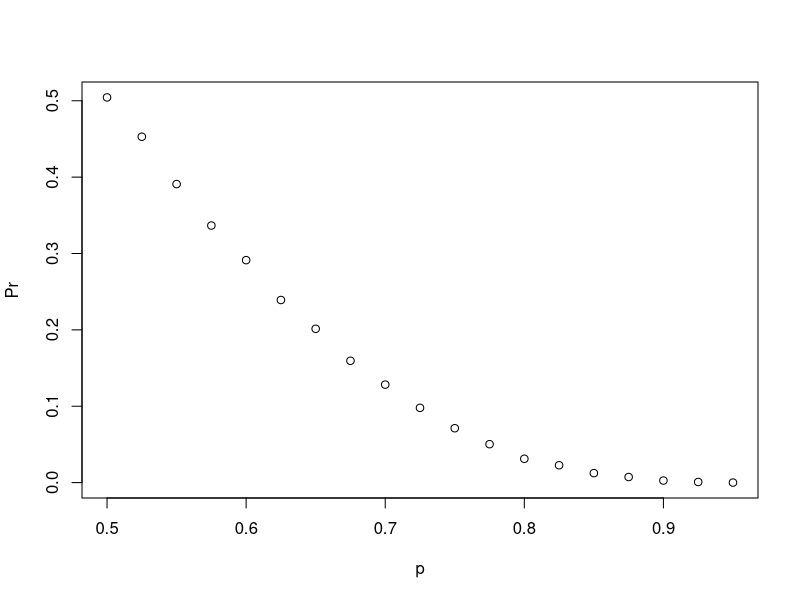
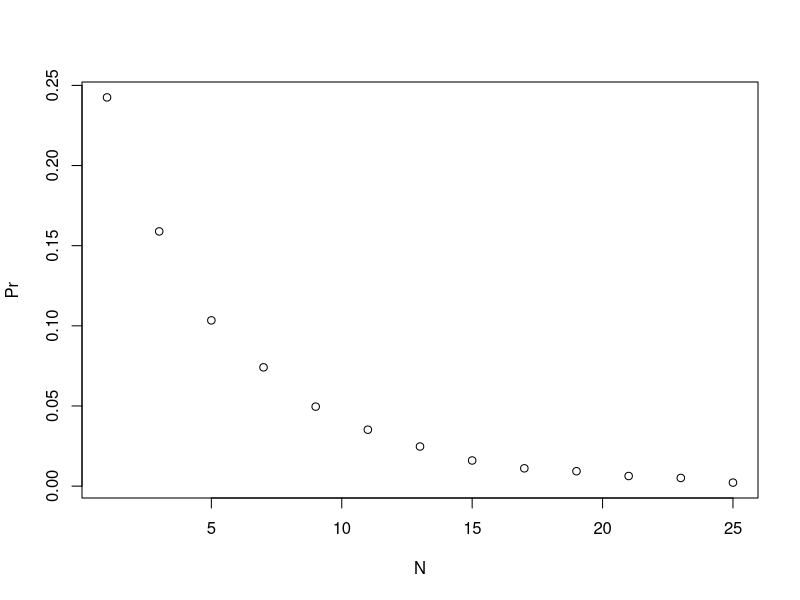
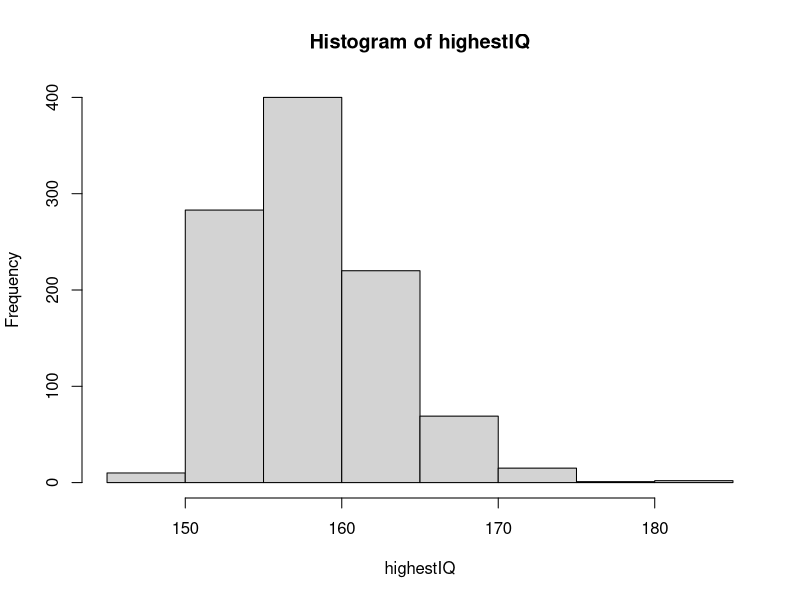
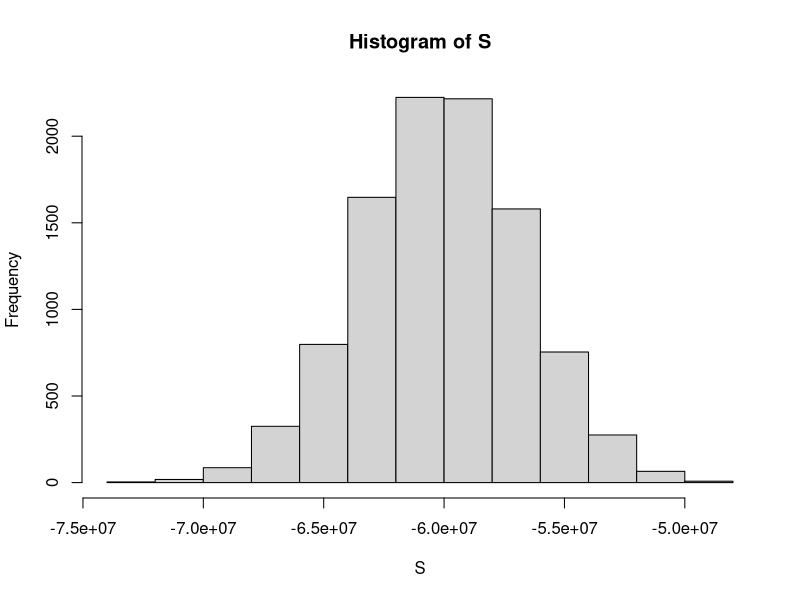

These charts were generated, in order, by the following R code:
#Respuestas a Examenes y Actividades del Curso 3: Probability
#Tema 1
#Seccion 1.1
#Examen
20#%
80#%
17.1#%
16#%

#Data Camp
#1:
cyan <- 3
magenta <- 5
yellow <- 7

# Assign a variable `p` as the probability of choosing a cyan ball from the box


# Print the variable `p` to the console

p <- 3/15
p

#2:
# `p` is defined as the probability of choosing a cyan ball from a box containing: 3 cyan balls, 5 magenta balls, and 7 yellow balls.
# Using variable `p`, calculate the probability of choosing any ball that is not cyan from the box

1-p

#3:
cyan <- 3
magenta <- 5
yellow <- 7

# The variable `p_1` is the probability of choosing a cyan ball from the box on the first draw.
p_1 <- cyan / (cyan + magenta + yellow)

# Assign a variable `p_2` as the probability of not choosing a cyan ball on the second draw without replacement.
p_2 <- 1 - ((cyan-1) / (cyan + magenta + yellow - 1))

# Calculate the probability that the first draw is cyan and the second draw is not cyan using `p_1` and `p_2`.

p_1 * p_2

#4:
cyan <- 3
magenta <- 5
yellow <- 7

# The variable 'p_1' is the probability of choosing a cyan ball from the box on the first draw.
p_1 <- cyan / (cyan + magenta + yellow)

# Assign a variable 'p_2' as the probability of not choosing a cyan ball on the second draw with replacement.

p_2 <- 1 - (cyan / (cyan + magenta + yellow))

# Calculate the probability that the first draw is cyan and the second draw is not cyan using `p_1` and `p_2`.

p_1 * p_2

#Seccion 1.2
#Data Camp
#1:
#You do replace the first ball before drawing the next.

#2:
cyan <- 3
magenta <- 5
yellow <- 7

# Assign the variable 'p_yellow' as the probability that a yellow ball is drawn from the box.
p_yellow <- 7/15
# Using the variable 'p_yellow', calculate the probability of drawing a yellow ball on the sixth draw. Print this value to the console.
p_yellow

#3:
# Assign the variable 'p_no6' as the probability of not seeing a 6 on a single roll.
p_no6 <- 5/6

# Calculate the probability of not seeing a 6 on six rolls using `p_no6`. Print your result to the console: do not assign it to a variable.
p_no6^6

#4:
# Assign the variable `p_cavs_win4` as the probability that the Cavs will win the first four games of the series.
p_cavs_win4 <- .6^4

# Using the variable `p_cavs_win4`, calculate the probability that the Celtics win at least one game in the first four games of the series.
1-p_cavs_win4

#5:
# This line of example code simulates four independent random games where the Celtics either lose or win. Copy this example code to use within the `replicate` function.
simulated_games <- sample(c("lose","win"), 4, replace = TRUE, prob = c(0.6, 0.4))

# The variable 'B' specifies the number of times we want the simulation to run. Let's run the Monte Carlo simulation 10,000 times.
B <- 10000

# Use the `set.seed` function to make sure your answer matches the expected result after random sampling.
set.seed(1)

# Create an object called `celtic_wins` that replicates two steps for B iterations: (1) generating a random four-game series `simulated_games` using the example code, then (2) determining whether the simulated series contains at least one win for the Celtics.

celtic_wins <- replicate(B, {
  simulated_games <- sample(c("lose","win"), 4, replace = TRUE, prob = c(0.6, 0.4))
  any(simulated_games == "win")
})

# Calculate the frequency out of B iterations that the Celtics won at least one game. Print your answer to the console.
mean(celtic_wins)

#Seccion 1.3
#Data Camp
#1:
# Assign a variable 'n' as the number of remaining games.
n <- 6

# Assign a variable `outcomes` as a vector of possible game outcomes, where 0 indicates a loss and 1 indicates a win for the Cavs.
outcomes <- c(0,1)

# Assign a variable `l` to a list of all possible outcomes in all remaining games. Use the `rep` function on `list(outcomes)` to create list of length `n`. 
l <- rep(list(outcomes), n)

# Create a data frame named 'possibilities' that contains all combinations of possible outcomes for the remaining games.
possibilities <- expand.grid(l)

# Create a vector named 'results' that indicates whether each row in the data frame 'possibilities' contains enough wins for the Cavs to win the series.
results <- rowSums(possibilities)>=4

# Calculate the proportion of 'results' in which the Cavs win the series. Print the outcome to the console.
mean(results)

#2:
# The variable `B` specifies the number of times we want the simulation to run. Let's run the Monte Carlo simulation 10,000 times.
B <- 10000

# Use the `set.seed` function to make sure your answer matches the expected result after random sampling.
set.seed(1)

# Create an object called `results` that replicates for `B` iterations a simulated series and determines whether that series contains at least four wins for the Cavs.
results <- replicate(B, {sample(c(0,1), 6, replace=TRUE)})

# Calculate the frequency out of `B` iterations that the Cavs won at least four games in the remainder of the series. Print your answer to the console.
mean(colSums(results)>=4)

#3:
# Let's assign the variable 'p' as the vector of probabilities that team A will win.
p <- seq(0.5, 0.95, 0.025)

# Given a value 'p', the probability of winning the series for the underdog team B can be computed with the following function based on a Monte Carlo simulation:
prob_win <- function(p){
  B <- 10000
  result <- replicate(B, {
    b_win <- sample(c(1,0), 7, replace = TRUE, prob = c(1-p, p))
    sum(b_win)>=4
  })
  mean(result)
}

# Apply the 'prob_win' function across the vector of probabilities that team A will win to determine the probability that team B will win. Call this object 'Pr'.
Pr <- sapply(p,prob_win)


# Plot the probability 'p' on the x-axis and 'Pr' on the y-axis.
plot(p,Pr)

#4:
# Given a value 'p', the probability of winning the series for the underdog team B can be computed with the following function based on a Monte Carlo simulation:
prob_win <- function(N, p=0.75){
  B <- 10000
  result <- replicate(B, {
    b_win <- sample(c(1,0), N, replace = TRUE, prob = c(1-p, p))
    sum(b_win)>=(N+1)/2
  })
  mean(result)
}

# Assign the variable 'N' as the vector of series lengths. Use only odd numbers ranging from 1 to 25 games.
N <- seq(1, 25, 2)

# Apply the 'prob_win' function across the vector of series lengths to determine the probability that team B will win. Call this object `Pr`.
Pr <- sapply(N,prob_win)

# Plot the number of games in the series 'N' on the x-axis and 'Pr' on the y-axis.
plot(N,Pr)

#Seccion 1.4
#Examen
#1:
336
6
1.7857#%
1.65#%

#2:
180
270
360
9
7

#3:
88
200
975
40.17857#%
0.06531532
61#%
0.4615385

#4:
22.5#%
15.5#%
5#%
33#%
0.06871795
3.274254
0.8410256
0.0133333
0.1394872
2.365808


#Tema 2
#Seccion 2.1
#Data Camp
#1:
# Assign a variable 'female_avg' as the average female height.
female_avg <- 64

# Assign a variable 'female_sd' as the standard deviation for female heights.
female_sd <- 3

# Using variables 'female_avg' and 'female_sd', calculate the probability that a randomly selected female is shorter than 5 feet. Print this value to the console.
pnorm(60, female_avg, female_sd)

#2:
# Assign a variable 'female_avg' as the average female height.
female_avg <- 64

# Assign a variable 'female_sd' as the standard deviation for female heights.
female_sd <- 3

# Using variables 'female_avg' and 'female_sd', calculate the probability that a randomly selected female is 6 feet or taller. Print this value to the console.
1 - pnorm(72, female_avg, female_sd)

#3:
# Assign a variable 'female_avg' as the average female height.
female_avg <- 64

# Assign a variable 'female_sd' as the standard deviation for female heights.
female_sd <- 3

# Using variables 'female_avg' and 'female_sd', calculate the probability that a randomly selected female is 6 feet or taller. Print this value to the console.
1 - pnorm(72, female_avg, female_sd)

#4:
# Assign a variable 'female_avg' as the average female height. Convert this value to centimeters.
female_avg <- 64*2.54

# Assign a variable 'female_sd' as the standard deviation for female heights. Convert this value to centimeters.
female_sd <- 3*2.54

# Using variables 'female_avg' and 'female_sd', calculate the probability that a randomly selected female is between the desired height range. Print this value to the console.
pnorm((67*2.54), female_avg, female_sd) - pnorm((61*2.54), female_avg, female_sd)

#5:
# Assign a variable 'female_avg' as the average female height.
female_avg <- 64

# Assign a variable 'female_sd' as the standard deviation for female heights.
female_sd <- 3

# To a variable named 'taller', assign the value of a height that is one SD taller than average.
taller <- female_avg+female_sd

# To a variable named 'shorter', assign the value of a height that is one SD shorter than average.
shortter <- female_avg-female_sd

# Calculate the probability that a randomly selected female is between the desired height range. Print this value to the console.
pnorm(taller, female_avg, female_sd) - pnorm(shortter, female_avg, female_sd)

#6:
# Assign a variable 'male_avg' as the average male height.
male_avg <- 69

# Assign a variable 'male_sd' as the standard deviation for male heights.
male_sd <- 3

# Determine the height of a man in the 99th percentile of the distribution.
qnorm(.99, male_avg, male_sd)

#7:
# The variable `B` specifies the number of times we want the simulation to run.
B <- 1000

# Use the `set.seed` function to make sure your answer matches the expected result after random number generation.
set.seed(1)

# Create an object called `highestIQ` that contains the highest IQ score from each random distribution of 10,000 people.
highestIQ <- replicate(B, (good <- max(rnorm(10000, 100, 15))))

# Make a histogram of the highest IQ scores.
hist(highestIQ)

#Seccion 2.2
#Examen
#1:
20.84012
5.675237
41
0.0527
0.0282
#Curva normal con promedio en 20

#2:
0.0233
32
31.96338
31
30.27567
82
#Theoretical abajo y si tiene linea de tendencia


#Tema 3
#Seccion 3.1
#Data Camp
#1:
# The variables `green`, `black`, and `red` contain the number of pockets for each color
green <- 2
black <- 18
red <- 18

# Assign a variable `p_green` as the probability of the ball landing in a green pocket
p_green <- green/(green+black+red)

# Print the variable `p_green` to the console
p_green

#2:
# Use the `set.seed` function to make sure your answer matches the expected result after random sampling.
set.seed(1)

# The variables 'green', 'black', and 'red' contain the number of pockets for each color
green <- 2
black <- 18
red <- 18

# Assign a variable `p_green` as the probability of the ball landing in a green pocket
p_green <- green / (green+black+red)

# Assign a variable `p_not_green` as the probability of the ball not landing in a green pocket
p_not_green <- 1-p_green

# Create a model to predict the random variable `X`, your winnings from betting on green. Sample one time.
X <- sample(c(-1,17), 1, replace = TRUE, prob = c(p_not_green, p_green))

# Print the value of `X` to the console
X

#3:
# The variables 'green', 'black', and 'red' contain the number of pockets for each color
green <- 2
black <- 18
red <- 18

# Assign a variable `p_green` as the probability of the ball landing in a green pocket
p_green <- green / (green+black+red)

# Assign a variable `p_not_green` as the probability of the ball not landing in a green pocket
p_not_green <- 1-p_green

# Calculate the expected outcome if you win $17 if the ball lands on green and you lose $1 if the ball doesn't land on green
(17*p_green) + ((-1)*p_not_green)

#4:
# The variables 'green', 'black', and 'red' contain the number of pockets for each color
green <- 2
black <- 18
red <- 18

# Assign a variable `p_green` as the probability of the ball landing in a green pocket
p_green <- green / (green+black+red)

# Assign a variable `p_not_green` as the probability of the ball not landing in a green pocket
p_not_green <- 1-p_green

# Calculate the expected outcome if you win $17 if the ball lands on green and you lose $1 if the ball doesn't land on green
(17*p_green) + ((-1)*p_not_green)

#5:
# The variables 'green', 'black', and 'red' contain the number of pockets for each color
green <- 2
black <- 18
red <- 18

# Assign a variable `p_green` as the probability of the ball landing in a green pocket
p_green <- green / (green+black+red)

# Assign a variable `p_not_green` as the probability of the ball not landing in a green pocket
p_not_green <- 1-p_green

# Use the `set.seed` function to make sure your answer matches the expected result after random sampling
set.seed(1)

# Define the number of bets using the variable 'n'
n <- 1000

# Create a vector called 'X' that contains the outcomes of 1000 samples
X <- sample(c(17,-1), n, replace = TRUE, prob = c(p_green, p_not_green))


# Assign the sum of all 1000 outcomes to the variable 'S'
S <- sum(X)

# Print the value of 'S' to the console
S

#6:
# The variables 'green', 'black', and 'red' contain the number of pockets for each color
green <- 2
black <- 18
red <- 18

# Assign a variable `p_green` as the probability of the ball landing in a green pocket
p_green <- green / (green+black+red)

# Assign a variable `p_not_green` as the probability of the ball not landing in a green pocket
p_not_green <- 1-p_green

# Define the number of bets using the variable 'n'
n <- 1000

# Calculate the expected outcome of 1,000 spins if you win $17 when the ball lands on green and you lose $1 when the ball doesn't land on green
n * ((17*p_green) + ((-1)*p_not_green))

#7:
# The variables 'green', 'black', and 'red' contain the number of pockets for each color
green <- 2
black <- 18
red <- 18

# Assign a variable `p_green` as the probability of the ball landing in a green pocket
p_green <- green / (green+black+red)

# Assign a variable `p_not_green` as the probability of the ball not landing in a green pocket
p_not_green <- 1-p_green

# Define the number of bets using the variable 'n'
n <- 1000

# Compute the standard error of the sum of 1,000 outcomes
sqrt(n) * abs(17-(-1)) * sqrt(p_green * p_not_green)

#Seccion 3.2
#Data Camp
#1:
# Assign a variable `p_green` as the probability of the ball landing in a green pocket
p_green <- 2 / 38

# Assign a variable `p_not_green` as the probability of the ball not landing in a green pocket
p_not_green <- 1-p_green

# Define the number of bets using the variable 'n'
n <- 100

# Calculate 'avg', the expected outcome of 100 spins if you win $17 when the ball lands on green and you lose $1 when the ball doesn't land on green
avg <- n * (17*p_green + -1*p_not_green)

# Compute 'se', the standard error of the sum of 100 outcomes
se <- sqrt(n) * (17 - -1)*sqrt(p_green*p_not_green)

# Using the expected value 'avg' and standard error 'se', compute the probability that you win money betting on green 100 times.
1- pnorm(0, avg, se)

#2:
# Assign a variable `p_green` as the probability of the ball landing in a green pocket
p_green <- 2 / 38

# Assign a variable `p_not_green` as the probability of the ball not landing in a green pocket
p_not_green <- 1-p_green

# Define the number of bets using the variable 'n'
n <- 100

# The variable `B` specifies the number of times we want the simulation to run. Let's run the Monte Carlo simulation 10,000 times.
B <- 10000

# Use the `set.seed` function to make sure your answer matches the expected result after random sampling.
set.seed(1)

# Create an object called `S` that replicates the sample code for `B` iterations and sums the outcomes.
S <- replicate(B, {
  X <- sample(c(17,-1), n, replace = TRUE, prob = (c(p_green, p_not_green)))
  sum(X)
})

# Compute the average value for 'S'
mean(S)

# Calculate the standard deviation of 'S'
sd(S)

#3:
# Calculate the proportion of outcomes in the vector `S` that exceed $0
mean(S>0)

#4:
#The CLT does not work as well when the probability of success is small.

#5:
# Use the `set.seed` function to make sure your answer matches the expected result after random sampling.
set.seed(1)

# Define the number of bets using the variable 'n'
n <- 10000

# Assign a variable `p_green` as the probability of the ball landing in a green pocket
p_green <- 2 / 38

# Assign a variable `p_not_green` as the probability of the ball not landing in a green pocket
p_not_green <- 1 - p_green

# Create a vector called `X` that contains the outcomes of `n` bets
X <- sample(c(17,-1), n, replace = TRUE, prob = c(p_green, p_not_green))

# Define a variable `Y` that contains the mean outcome per bet. Print this mean to the console.
Y <- mean(X)
Y

#6:
# Assign a variable `p_green` as the probability of the ball landing in a green pocket
p_green <- 2 / 38

# Assign a variable `p_not_green` as the probability of the ball not landing in a green pocket
p_not_green <- 1 - p_green

# Calculate the expected outcome of `Y`, the mean outcome per bet in 10,000 bets
17*p_green - 1*p_not_green

#7:
# Define the number of bets using the variable 'n'
n <- 10000

# Assign a variable `p_green` as the probability of the ball landing in a green pocket
p_green <- 2 / 38

# Assign a variable `p_not_green` as the probability of the ball not landing in a green pocket
p_not_green <- 1 - p_green

# Compute the standard error of 'Y', the mean outcome per bet from 10,000 bets.
abs(17-(-1))*sqrt(p_green*p_not_green)/sqrt(n)

#8:
# We defined the average using the following code
avg <- 17*p_green + -1*p_not_green

# We defined standard error using this equation
se <- 1/sqrt(n) * (17 - -1)*sqrt(p_green*p_not_green)

# Given this average and standard error, determine the probability of winning more than $0. Print the result to the console.
1-pnorm(0, avg, se)

#9:
## Make sure you fully follow instructions, including printing values to the console and correctly running the `replicate` loop. If not, you may encounter "Session Expired" errors.

# The variable `n` specifies the number of independent bets on green
n <- 10000

# The variable `B` specifies the number of times we want the simulation to run
B <- 10000

# Use the `set.seed` function to make sure your answer matches the expected result after random number generation
set.seed(1)

# Generate a vector `S` that contains the the average outcomes of 10,000 bets modeled 10,000 times
S <- replicate(B, {
  X <- sample(c(-1,17), n, replace = TRUE, prob = c(p_not_green, p_green))
  mean(X)
})

# Compute the average of `S`
mean(S)

# Compute the standard deviation of `S`
sd(S)

#10:
# Compute the proportion of outcomes in the vector 'S' where you won more than $0
mean(S>0)

#11:
#The CLT works better when the sample size is larger.

#Seccion 3.3
#Examen
#1:
20#%
0
0
3.316625
0.007930666
0.008
11
.85

#2:
-0.07894737
2.366227
-0.07894737
0.1058209
-39.47368
52.91045
0.7721805


#Tema 4
#Seccion 4.1
#Data Camp
#1:
# Assign the number of loans to the variable `n`
n <- 10000

# Assign the loss per foreclosure to the variable `loss_per_foreclosure`
loss_per_foreclosure <- -200000

# Assign the probability of default to the variable `p_default`
p_default <- 0.03

# Use the `set.seed` function to make sure your answer matches the expected result after random sampling
set.seed(1)

# Generate a vector called `defaults` that contains the default outcomes of `n` loans
defaults <- sample(c(0,1), n, prob = c(1-p_default, p_default), replace = TRUE)

# Generate `S`, the total amount of money lost across all foreclosures. Print the value to the console.
S <- sum(defaults * loss_per_foreclosure)
S

#2:
# Assign the number of loans to the variable `n`
n <- 10000

# Assign the loss per foreclosure to the variable `loss_per_foreclosure`
loss_per_foreclosure <- -200000

# Assign the probability of default to the variable `p_default`
p_default <- 0.03

# Use the `set.seed` function to make sure your answer matches the expected result after random sampling
set.seed(1)

# The variable `B` specifies the number of times we want the simulation to run
B <- 10000

# Generate a list of summed losses 'S'. Replicate the code from the previous exercise over 'B' iterations to generate a list of summed losses for 'n' loans.  Ignore any warnings for now.
S <- replicate(B, {
  defaults <- sample(c(0,1), n, prob = c(1-p_default, p_default), replace = TRUE)
  sum(defaults * loss_per_foreclosure)
})




# Plot a histogram of 'S'.  Ignore any warnings for now.
hist(S)

#3:
# Assign the number of loans to the variable `n`
n <- 10000

# Assign the loss per foreclosure to the variable `loss_per_foreclosure`
loss_per_foreclosure <- -200000

# Assign the probability of default to the variable `p_default`
p_default <- 0.03

# Calculate the expected loss due to default out of 10,000 loans
n*(p_default*loss_per_foreclosure + (1-p_default)*0)

#4:
# Assign the number of loans to the variable `n`
n <- 10000

# Assign the loss per foreclosure to the variable `loss_per_foreclosure`
loss_per_foreclosure <- -200000

# Assign the probability of default to the variable `p_default`
p_default <- 0.03

# Compute the standard error of the sum of 10,000 loans
sqrt(n)*abs(loss_per_foreclosure)*sqrt(p_default*(1-p_default))

#5:
# Assign the loss per foreclosure to the variable `loss_per_foreclosure`
loss_per_foreclosure <- -200000

# Assign the probability of default to the variable `p_default`
p_default <- 0.03

# Assign a variable `x` as the total amount necessary to have an expected outcome of $0
x <- -loss_per_foreclosure*p_default/(1-p_default)

# Convert `x` to a rate, given that the loan amount is $180,000. Print this value to the console.
x/180000

#6:
# Assign the number of loans to the variable `n`
n <- 10000

# Assign the loss per foreclosure to the variable `loss_per_foreclosure`
loss_per_foreclosure <- -200000

# Assign the probability of default to the variable `p_default`
p_default <- 0.03

# Generate a variable `z` using the `qnorm` function
z <- qnorm(0.05)

# Generate a variable `x` using `z`, `p_default`, `loss_per_foreclosure`, and `n`
x <- -loss_per_foreclosure*(n*p_default - z*sqrt(n*p_default*(1-p_default)))/(n*(1-p_default) + z*sqrt(n*p_default*(1-p_default)))


# Convert `x` to an interest rate, given that the loan amount is $180,000. Print this value to the console.
x/180000

#7:
#A reduced default rate

#Seccion 4.2
#Examen
#1:
0.003193
667.3781
8527.332
667378.1
269657.9
0.006663556
0.005013
1459.26
338262.1
0.01925497

#2:
-1117250
580994.3
0.9727597
0.5799671
0.01
0.02
-1.41955
0.5388

#3:
3268.063
968.98
968980
0.0554
968244.3
0.1908
0.0424